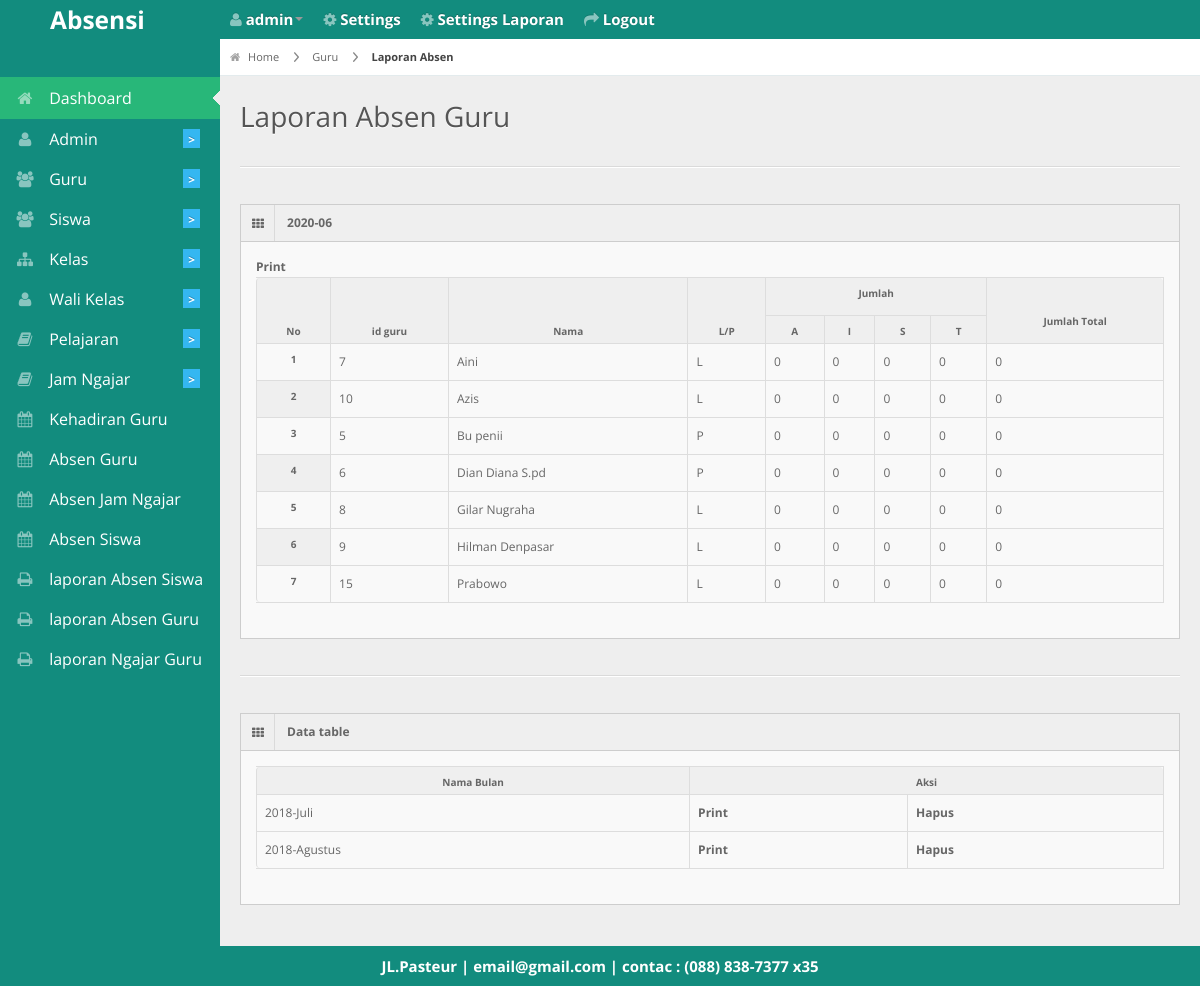
The app's page /koordinator/laporan.php (signed in) with its own data.
### tables this page shows
CREATE TABLE `guru` (
  `id_guru` int(11) NOT NULL,
  `nip` varchar(255) NOT NULL,
  `nuptk` varchar(255) NOT NULL,
  `nama` varchar(30) NOT NULL,
  `jenis_kelamin` varchar(1) NOT NULL,
  `status` varchar(20) NOT NULL,
  `alamat` varchar(50) NOT NULL,
  `jabatan` varchar(20) NOT NULL,
  `telepon` varchar(50) NOT NULL,
  `tgl_lahir` date NOT NULL
);

CREATE TABLE `biodata` (
  `id_biodata` int(11) NOT NULL,
  `nama_sekolah` varchar(255) NOT NULL,
  `alamat` varchar(255) NOT NULL,
  `photo` varchar(255) NOT NULL,
  `email` varchar(255) NOT NULL,
  `telepon` varchar(20) NOT NULL,
  `kota` varchar(50) NOT NULL
);

### koordinator/laporan.php (the view, shortened to what this page needs)
<?php
 include '../db/koneksi.php';
 include '../layout/header.php';
 $nama_bulan=['Januari','Februari','Maret','April','Mei','Juni','Juli','Agustus',
             'September','Oktober','November','Desember'];
 $ambil_bulan_t=0;
 $keterangan_alpha=0; $keterangan_izin=0; $keterangan_sakit=0; $keterangan_terlambat=0;
 $tahun_bulan=date('Y-m');
 $bulan_saat=date('m');
 $bulan_saatini=(int)$bulan_saat;
 $data_total=0;
 ?>
<div id="content">
  <div id="content-header">
    <div id="breadcrumb"> <a href="http://localhost/absensi2/<?php echo $_SESSION['akses']; ?>/" title="Go to Home" class="tip-bottom"><i class="icon-home"></i> Home</a>
      <a href="http://localhost/absensi2/koordinator/laporan" class="tip-bottom">Guru</a> <a href="http://localhost/absensi2/koordinator/laporan" class="current">Laporan Absen</a> </div>
    <h1>Laporan Absen Guru</h1>
  </div>
  <div class="container-fluid">
    <hr>
    <div class="row-fluid">
      <div class="span12">
        <div class="widget-box">
          <div class="widget-title"> <span class="icon"><i class="icon-th"></i></span>
            <h5><?php echo $tahun_bulan; ?></h5>
          </div>
          <div class="widget-content">
            <a href="report.php?bulan=<?php echo $bulan_saatini."&tahun=".date('Y'); ?>"target="_blank">
              <span class="glyphicon glyphicon-print"></span><b> Print</b></a>
            <table class="table table-bordered table-striped">
              <thead>
                <tr>
                  <th rowspan="2">No</th>
                  <th rowspan="2">id guru</th>
                  <th rowspan="2">Nama</th>
                  <th rowspan="2">L/P</th>
                  <th colspan="4"><p align="center">Jumlah</p></th>
                  <th rowspan="2"><p align="center">Jumlah Total</p></th>
                </tr>
                <tr>
                    <th>A</th>
                    <th>I</th>
                    <th>S</th>
                    <th>T</th>
                </tr>
              </thead>
              <tbody>
                <?php $no=1;
                 $query_rekap=mysqli_query($konek,"SELECT * FROM guru ORDER BY nama");
                 while ($data=mysqli_fetch_array($query_rekap)) {
                   $query_jml=mysqli_query($konek,"SELECT * FROM absen_guru WHERE tgl_absen like '%$tahun_bulan%' AND id_guru=$data[id_guru]");
                    while ($data_jml=mysqli_fetch_array($query_jml)) {
                       if($data_jml['keterangan']=='s'){ $keterangan_sakit++; }
                       else if ($data_jml['keterangan']=='i') { $keterangan_izin++; }
                       else if ($data_jml['keterangan']=='a') { $keterangan_alpha++; }
                       else if ($data_jml['keterangan']=='t') { $keterangan_terlambat++; }
                        $data_total=$keterangan_alpha+$keterangan_sakit+$keterangan_izin;} ?><tr>
                  <th><?php echo $no; ?></th>
                  <td><?php echo $data['id_guru']; ?></td>
                  <td><?php echo $data['nama']; ?></td>
                  <td><?php echo strtoupper($data['jenis_kelamin']); ?></td>
                  <td><?php echo $keterangan_alpha; ?></td>
                  <td><?php echo $keterangan_izin; ?></td>
                  <td><?php echo $keterangan_sakit; ?></td>
                  <td><?php echo $keterangan_terlambat; ?></td>
                  <td><?php echo $data_total; ?></td>
                </tr> <?php $no++; $keterangan_alpha=0; $keterangan_izin=0; $keterangan_sakit=0; $keterangan_terlambat=0;} ?>
              </tbody>
            </table>
          </div>
        </div>
      </div>
    </div>
  </div>
  <div class="container-fluid">
    <hr>
    <div class="row-fluid">
      <div class="span12">
        <div class="widget-box">
          <div class="widget-title"> <span class="icon"><i class="icon-th"></i></span>
            <h5>Data table</h5>
          </div>
          <div class="widget-content">
            <table class="table table-bordered table-striped">
              <thead>
                <tr>
                  <th>Nama Bulan</th>
                  <th colspan="2">Aksi</th>
                </tr>
              </thead>
              <tbody>
              <?php
                $q_ambil_bulan=mysqli_query($konek,"SELECT DISTINCT tgl_absen FROM absen_guru ORDER BY tgl_absen");
                while ($t_bulan=mysqli_fetch_array($q_ambil_bulan)) {
                  $ambil_bulan=explode("-",$t_bulan['tgl_absen']);
                  $ambil_bulan[1]=(int)$ambil_bulan[1];
                  if ($ambil_bulan_t==$ambil_bulan[1]) {
                    continue;
                  }
                  $ambil_bulan_t=$ambil_bulan[1];
                  $pilih_bulan=$nama_bulan[$ambil_bulan_t-1];
               ?>
              <tr>
                <td><?php echo  "$ambil_bulan[0]-$pilih_bulan"; ?></td>
                <td><a href="report.php?bulan=<?php echo "$ambil_bulan_t&tahun=$ambil_bulan[0]"; ?>"target="_blank">
                  <span class="glyphicon glyphicon-print"></span><b> Print</b></a></td>
                <td>
                  <a href="hapus.php?bulan=<?php echo "$ambil_bulan_t&tahun=$ambil_bulan[0]"; ?>"onclick="return confirm('anda yakin untuk menghapus data ini')">
                    <span class="glyphicon glyphicon-trash"></span><b> Hapus</b>
                  </a>
                </td>
              </tr>
                <?php } ?>
              </tbody>
            </table>
          </div>
        </div>
      </div>
    </div>
  </div>
</div>
<?php include '../layout/footer.php'; ?>

### layout/footer.php (shortened to what this page needs)
<div class="row-fluid">
  <div id="footer" class="span12"style="
    color: #fff;
    font-weight: bold;
    font-size: 15px;
">
     <?php echo "$header_photo[alamat] | $header_photo[email] | contac : $header_photo[telepon]"; ?> </div>
</div>
</body>
</html>

### css/matrix-style.css (style rules this page uses)
* { outline:none !important; -moz-outline: none !important; }
html, body { height:100% }
body { overflow-x: hidden; margin-top: -10px; font-family: 'Open Sans', sans-serif; font-size:12px; color:#666; }
a { color:#666; }
select, textarea, input[type="text"], input[type="password"], input[type="datetime"], input[type="datetime-local"], input[type="date"], input[type="month"], input[type="time"], input[type="week"], input[type="number"], input[type="email"], input[type="url"], input[type="search"], input[type="tel"], input[type="color"], .uneditable-input, .label, .dropdown-menu, .btn, .well, .progress, .table-bordered, .btn-group > .btn:first-child, .btn-group > .btn:last-child, .btn-group > .btn:last-child, .btn-group > .dropdown-toggle, .alert { border-radius:0px; }
#footer { padding:10px; text-align:center; }
hr { border-top-color:#dadada; }
#content { background: none repeat scroll 0 0 #eeeeee; margin-left: 220px; margin-right: 0; padding-bottom: 25px; position: relative; min-height:100%; width: auto; }
#content-header { position: abslute; width: 100%; margin-top: -38px; z-index: 20; }
#content-header h1 { color: #555555; font-size: 28px; font-weight: normal; float: none; text-shadow: 0 1px 0 #ffffff; margin-left: 20px; position: relative; }
#content-header h1, #content-header .btn-group { margin-top: 20px; }
#breadcrumb { background-color: #fff; border-bottom: 1px solid #e3ebed; }
#breadcrumb a { padding: 8px 20px 8px 10px; display: inline-block; background-image: url('../img/breadcrumb.png'); background-position: center right; background-repeat: no-repeat; font-size: 11px; color: #666666; }
#breadcrumb a:last-child { background-image:none; }
#breadcrumb a.current { font-weight: bold; color: #444444; }
#breadcrumb a i { margin-right: 5px; opacity: .6; }
.stat-boxes .peity_bar_good, .stat-boxes .peity_line_good, { color: #459D1C; }
.widget-box { background: none repeat scroll 0 0 #F9F9F9; border-left: 1px solid #CDCDCD; border-top: 1px solid #CDCDCD; border-right: 1px solid #CDCDCD; clear: both; margin-top: 16px; margin-bottom: 16px; position: relative; }
.widget-title, .modal-header, .table th, div.dataTables_wrapper .ui-widget-header { background:#efefef; border-bottom: 1px solid #CDCDCD; height: 36px; }
.widget-title span.icon { padding: 9px 10px 7px 11px; float: left; border-right:1px solid #dadada; }
.widget-title h5 { color: #666; float: left; font-size: 12px; font-weight: bold; padding: 12px; line-height: 12px; margin: 0; }
.widget-content { padding:15px; border-bottom: 1px solid #cdcdcd; }
.table th { height: auto; font-size: 10px; padding: 5px 10px 2px; border-bottom: 0; text-align: center; color: #666666; }

### css/matrix-media.css (style rules this page uses)
body { background: #128C7E; }

### records on screen
guru: id_guru "7", nama "Aini", jenis_kelamin "L", keterangan_alpha "0", keterangan_izin "0", keterangan_sakit "0", keterangan_terlambat "0"
guru: id_guru "10", nama "Azis", jenis_kelamin "L", keterangan_alpha "0", keterangan_izin "0", keterangan_sakit "0", keterangan_terlambat "0"
guru: id_guru "5", nama "Bu penii", jenis_kelamin "P", keterangan_alpha "0", keterangan_izin "0", keterangan_sakit "0", keterangan_terlambat "0"
guru: id_guru "6", nama "Dian Diana S.pd", jenis_kelamin "P", keterangan_alpha "0", keterangan_izin "0", keterangan_sakit "0", keterangan_terlambat "0"
guru: id_guru "8", nama "Gilar Nugraha", jenis_kelamin "L", keterangan_alpha "0", keterangan_izin "0", keterangan_sakit "0", keterangan_terlambat "0"
guru: id_guru "9", nama "Hilman Denpasar", jenis_kelamin "L", keterangan_alpha "0", keterangan_izin "0", keterangan_sakit "0", keterangan_terlambat "0"
guru: id_guru "15", nama "Prabowo", jenis_kelamin "L", keterangan_alpha "0", keterangan_izin "0", keterangan_sakit "0", keterangan_terlambat "0"
biodata: alamat "JL.Pasteur", email "email@gmail.com", telepon "(088) 838-7377 x35"

### other values on screen
$_SESSION['username'] "admin"
$ambil_bulan[0] "2018"
$pilih_bulan "Juli"
$pilih_bulan "Agustus"
